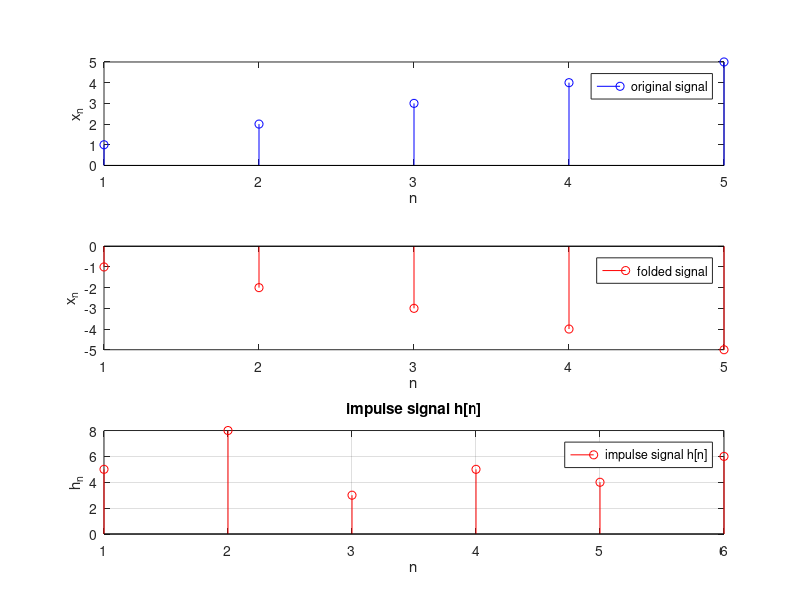

This chart was generated by the following MATLAB code: (Note: this script raises an error after producing the figure.)

close all;
clear all;
clc;

x = [1, 2, 3, 4,5];
h = [5, 8, 3, 5, 4, 6];

x_n = 1:length(x);
h_n = 1:length(h);

figure;
subplot(3,1,1);
title('input signal x[n]');
stem(x_n, x, 'b');
xlabel('n');
ylabel('x_n');
legend('original signal');


#folded input signal
subplot(3,1,2);
stem(x_n, -x, 'r');
xlabel('n');
ylabel('x_n');
legend('folded signal');



subplot(3,1,3);
stem(h_n, h, 'r');
title('impulse signal h[n]');
xlabel('n');
ylabel('h_n');
legend('impulse signal h[n]');
grid on

#---------------------------------------------

y = conv(x,h);

y_n = 1:length(y);

subplot(3,1,4);
stem(y_n, y, 'g');
title('convoluted signal');
xlabel('n');
ylabel('y_n');
grid on

#------------------------------------------



